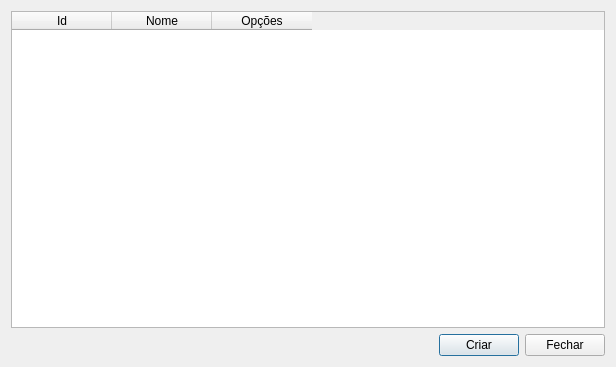
<?xml version="1.0" encoding="UTF-8"?>
<ui version="4.0">
 <class>Dialog</class>
 <widget class="QDialog" name="Dialog">
  <property name="geometry">
   <rect>
    <x>0</x>
    <y>0</y>
    <width>616</width>
    <height>367</height>
   </rect>
  </property>
  <property name="windowTitle">
   <string>Dialog</string>
  </property>
  <layout class="QGridLayout" name="gridLayout">
   <item row="0" column="0">
    <widget class="QTableWidget" name="tableWidget">
     <column>
      <property name="text">
       <string>Id</string>
      </property>
     </column>
     <column>
      <property name="text">
       <string>Nome</string>
      </property>
     </column>
     <column>
      <property name="text">
       <string>Opções</string>
      </property>
     </column>
    </widget>
   </item>
   <item row="1" column="0">
    <layout class="QHBoxLayout" name="horizontalLayout">
     <item>
      <spacer name="horizontalSpacer">
       <property name="orientation">
        <enum>Qt::Horizontal</enum>
       </property>
       <property name="sizeHint" stdset="0">
        <size>
         <width>298</width>
         <height>20</height>
        </size>
       </property>
      </spacer>
     </item>
     <item>
      <widget class="QPushButton" name="createProfileBtn">
       <property name="text">
        <string>Criar</string>
       </property>
      </widget>
     </item>
     <item>
      <widget class="QPushButton" name="closeBtn">
       <property name="text">
        <string>Fechar</string>
       </property>
      </widget>
     </item>
    </layout>
   </item>
  </layout>
 </widget>
 <resources/>
 <connections/>
</ui>
